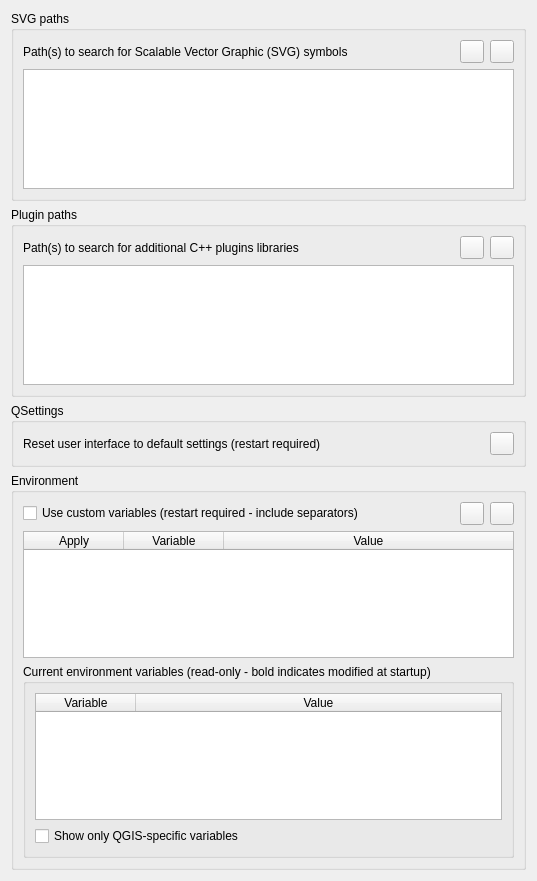
             <widget class="QWidget" name="mOptionsScrollAreaContents_03">
              <property name="geometry">
               <rect>
                <x>0</x>
                <y>0</y>
                <width>537</width>
                <height>881</height>
               </rect>
              </property>
              <layout class="QVBoxLayout" name="verticalLayout_22">
               <item>
                <widget class="QgsCollapsibleGroupBox" name="groupBox_2">
                 <property name="title">
                  <string>SVG paths</string>
                 </property>
                 <layout class="QGridLayout" name="_6">
                  <item row="0" column="0">
                   <widget class="QLabel" name="mSVGLabel">
                    <property name="text">
                     <string>Path(s) to search for Scalable Vector Graphic (SVG) symbols</string>
                    </property>
                   </widget>
                  </item>
                  <item row="0" column="1">
                   <spacer>
                    <property name="orientation">
                     <enum>Qt::Horizontal</enum>
                    </property>
                    <property name="sizeHint" stdset="0">
                     <size>
                      <width>31</width>
                      <height>20</height>
                     </size>
                    </property>
                   </spacer>
                  </item>
                  <item row="0" column="2">
                   <widget class="QToolButton" name="mBtnAddSVGPath">
                    <property name="toolTip">
                     <string>Add new path</string>
                    </property>
                    <property name="text">
                     <string/>
                    </property>
                    <property name="icon">
                     <iconset resource="../../images/images.qrc">
                      <normaloff>:/images/themes/default/symbologyAdd.svg</normaloff>:/images/themes/default/symbologyAdd.svg</iconset>
                    </property>
                   </widget>
                  </item>
                  <item row="0" column="3">
                   <widget class="QToolButton" name="mBtnRemoveSVGPath">
                    <property name="toolTip">
                     <string>Remove path</string>
                    </property>
                    <property name="text">
                     <string/>
                    </property>
                    <property name="icon">
                     <iconset resource="../../images/images.qrc">
                      <normaloff>:/images/themes/default/symbologyRemove.svg</normaloff>:/images/themes/default/symbologyRemove.svg</iconset>
                    </property>
                   </widget>
                  </item>
                  <item row="1" column="0" colspan="4">
                   <widget class="QListWidget" name="mListSVGPaths">
                    <property name="minimumSize">
                     <size>
                      <width>0</width>
                      <height>120</height>
                     </size>
                    </property>
                   </widget>
                  </item>
                 </layout>
                </widget>
               </item>
               <item>
                <widget class="QgsCollapsibleGroupBox" name="groupBox_4">
                 <property name="title">
                  <string>Plugin paths</string>
                 </property>
                 <layout class="QGridLayout" name="_3">
                  <item row="0" column="0">
                   <widget class="QLabel" name="mSVGLabel_2">
                    <property name="text">
                     <string>Path(s) to search for additional C++ plugins libraries</string>
                    </property>
                   </widget>
                  </item>
                  <item row="0" column="1">
                   <spacer>
                    <property name="orientation">
                     <enum>Qt::Horizontal</enum>
                    </property>
                    <property name="sizeHint" stdset="0">
                     <size>
                      <width>31</width>
                      <height>20</height>
                     </size>
                    </property>
                   </spacer>
                  </item>
                  <item row="0" column="2">
                   <widget class="QToolButton" name="mBtnAddPluginPath">
                    <property name="toolTip">
                     <string>Add new path</string>
                    </property>
                    <property name="text">
                     <string/>
                    </property>
                    <property name="icon">
                     <iconset resource="../../images/images.qrc">
                      <normaloff>:/images/themes/default/symbologyAdd.svg</normaloff>:/images/themes/default/symbologyAdd.svg</iconset>
                    </property>
                   </widget>
                  </item>
                  <item row="0" column="3">
                   <widget class="QToolButton" name="mBtnRemovePluginPath">
                    <property name="toolTip">
                     <string>Remove path</string>
                    </property>
                    <property name="text">
                     <string/>
                    </property>
                    <property name="icon">
                     <iconset resource="../../images/images.qrc">
                      <normaloff>:/images/themes/default/symbologyRemove.svg</normaloff>:/images/themes/default/symbologyRemove.svg</iconset>
                    </property>
                   </widget>
                  </item>
                  <item row="1" column="0" colspan="4">
                   <widget class="QListWidget" name="mListPluginPaths">
                    <property name="minimumSize">
                     <size>
                      <width>0</width>
                      <height>120</height>
                     </size>
                    </property>
                   </widget>
                  </item>
                 </layout>
                </widget>
               </item>
               <item>
                <widget class="QgsCollapsibleGroupBox" name="mQSettingsGrpBx">
                 <property name="title">
                  <string>QSettings</string>
                 </property>
                 <layout class="QGridLayout" name="gridLayout_13">
                  <item row="0" column="1">
                   <spacer name="horizontalSpacer_42">
                    <property name="orientation">
                     <enum>Qt::Horizontal</enum>
                    </property>
                    <property name="sizeHint" stdset="0">
                     <size>
                      <width>40</width>
                      <height>20</height>
                     </size>
                    </property>
                   </spacer>
                  </item>
                  <item row="0" column="2">
                   <widget class="QToolButton" name="mRestoreDefaultWindowStateBtn">
                    <property name="toolTip">
                     <string>Reset</string>
                    </property>
                    <property name="text">
                     <string/>
                    </property>
                    <property name="icon">
                     <iconset resource="../../images/images.qrc">
                      <normaloff>:/images/themes/default/mActionUndo.svg</normaloff>:/images/themes/default/mActionUndo.svg</iconset>
                    </property>
                   </widget>
                  </item>
                  <item row="0" column="0">
                   <widget class="QLabel" name="mRestoreDefaultWindowStateLbl">
                    <property name="text">
                     <string>Reset user interface to default settings (restart required)</string>
                    </property>
                   </widget>
                  </item>
                 </layout>
                </widget>
               </item>
               <item>
                <widget class="QgsCollapsibleGroupBox" name="mEnvironmentGrpBx">
                 <property name="minimumSize">
                  <size>
                   <width>0</width>
                   <height>0</height>
                  </size>
                 </property>
                 <property name="title">
                  <string>Environment</string>
                 </property>
                 <layout class="QGridLayout" name="gridLayout_32">
                  <item row="1" column="3">
                   <widget class="QToolButton" name="mRemoveCustomVarBtn">
                    <property name="sizePolicy">
                     <sizepolicy hsizetype="Maximum" vsizetype="Fixed">
                      <horstretch>0</horstretch>
                      <verstretch>0</verstretch>
                     </sizepolicy>
                    </property>
                    <property name="toolTip">
                     <string>Remove variable</string>
                    </property>
                    <property name="text">
                     <string/>
                    </property>
                    <property name="icon">
                     <iconset resource="../../images/images.qrc">
                      <normaloff>:/images/themes/default/symbologyRemove.svg</normaloff>:/images/themes/default/symbologyRemove.svg</iconset>
                    </property>
                   </widget>
                  </item>
                  <item row="1" column="2">
                   <widget class="QToolButton" name="mAddCustomVarBtn">
                    <property name="sizePolicy">
                     <sizepolicy hsizetype="Maximum" vsizetype="Fixed">
                      <horstretch>0</horstretch>
                      <verstretch>0</verstretch>
                     </sizepolicy>
                    </property>
                    <property name="toolTip">
                     <string>Add new variable</string>
                    </property>
                    <property name="text">
                     <string/>
                    </property>
                    <property name="icon">
                     <iconset resource="../../images/images.qrc">
                      <normaloff>:/images/themes/default/symbologyAdd.svg</normaloff>:/images/themes/default/symbologyAdd.svg</iconset>
                    </property>
                   </widget>
                  </item>
                  <item row="4" column="0" colspan="4">
                   <widget class="QgsCollapsibleGroupBox" name="mCurrentVariablesGrpBx">
                    <property name="minimumSize">
                     <size>
                      <width>0</width>
                      <height>0</height>
                     </size>
                    </property>
                    <property name="title">
                     <string>Current environment variables (read-only - bold indicates modified at startup)</string>
                    </property>
                    <property name="collapsed" stdset="0">
                     <bool>false</bool>
                    </property>
                    <property name="saveCollapsedState" stdset="0">
                     <bool>true</bool>
                    </property>
                    <layout class="QVBoxLayout" name="verticalLayout_8">
                     <item>
                      <widget class="QTableWidget" name="mCurrentVariablesTable">
                       <property name="minimumSize">
                        <size>
                         <width>0</width>
                         <height>120</height>
                        </size>
                       </property>
                       <property name="editTriggers">
                        <set>QAbstractItemView::AllEditTriggers</set>
                       </property>
                       <property name="dragEnabled">
                        <bool>true</bool>
                       </property>
                       <property name="dragDropMode">
                        <enum>QAbstractItemView::DragOnly</enum>
                       </property>
                       <property name="selectionMode">
                        <enum>QAbstractItemView::SingleSelection</enum>
                       </property>
                       <property name="sortingEnabled">
                        <bool>true</bool>
                       </property>
                       <property name="wordWrap">
                        <bool>false</bool>
                       </property>
                       <attribute name="horizontalHeaderMinimumSectionSize">
                        <number>100</number>
                       </attribute>
                       <attribute name="horizontalHeaderShowSortIndicator" stdset="0">
                        <bool>true</bool>
                       </attribute>
                       <attribute name="horizontalHeaderStretchLastSection">
                        <bool>true</bool>
                       </attribute>
                       <attribute name="verticalHeaderVisible">
                        <bool>false</bool>
                       </attribute>
                       <column>
                        <property name="text">
                         <string>Variable</string>
                        </property>
                       </column>
                       <column>
                        <property name="text">
                         <string>Value</string>
                        </property>
                       </column>
                      </widget>
                     </item>
                     <item>
                      <widget class="QCheckBox" name="mCurrentVariablesQGISChxBx">
                       <property name="text">
                        <string>Show only QGIS-specific variables</string>
                       </property>
                      </widget>
                     </item>
                    </layout>
                   </widget>
                  </item>
                  <item row="1" column="0">
                   <widget class="QCheckBox" name="mCustomVariablesChkBx">
                    <property name="text">
                     <string>Use custom variables (restart required - include separators)</string>
                    </property>
                   </widget>
                  </item>
                  <item row="1" column="1">
                   <spacer name="horizontalSpacer_14">
                    <property name="orientation">
                     <enum>Qt::Horizontal</enum>
                    </property>
                    <property name="sizeHint" stdset="0">
                     <size>
                      <width>40</width>
                      <height>20</height>
                     </size>
                    </property>
                   </spacer>
                  </item>
                  <item row="3" column="0" colspan="4">
                   <widget class="QTableWidget" name="mCustomVariablesTable">
                    <property name="minimumSize">
                     <size>
                      <width>0</width>
                      <height>120</height>
                     </size>
                    </property>
                    <property name="editTriggers">
                     <set>QAbstractItemView::AllEditTriggers</set>
                    </property>
                    <property name="selectionMode">
                     <enum>QAbstractItemView::SingleSelection</enum>
                    </property>
                    <property name="sortingEnabled">
                     <bool>true</bool>
                    </property>
                    <property name="wordWrap">
                     <bool>false</bool>
                    </property>
                    <property name="cornerButtonEnabled">
                     <bool>false</bool>
                    </property>
                    <attribute name="horizontalHeaderMinimumSectionSize">
                     <number>4</number>
                    </attribute>
                    <attribute name="horizontalHeaderShowSortIndicator" stdset="0">
                     <bool>true</bool>
                    </attribute>
                    <attribute name="horizontalHeaderStretchLastSection">
                     <bool>true</bool>
                    </attribute>
                    <attribute name="verticalHeaderVisible">
                     <bool>false</bool>
                    </attribute>
                    <column>
                     <property name="text">
                      <string>Apply</string>
                     </property>
                    </column>
                    <column>
                     <property name="text">
                      <string>Variable</string>
                     </property>
                    </column>
                    <column>
                     <property name="text">
                      <string>Value</string>
                     </property>
                    </column>
                   </widget>
                  </item>
                 </layout>
                </widget>
               </item>
               <item>
                <spacer name="verticalSpacer_11">
                 <property name="orientation">
                  <enum>Qt::Vertical</enum>
                 </property>
                 <property name="sizeHint" stdset="0">
                  <size>
                   <width>20</width>
                   <height>40</height>
                  </size>
                 </property>
                </spacer>
               </item>
              </layout>
             </widget>
